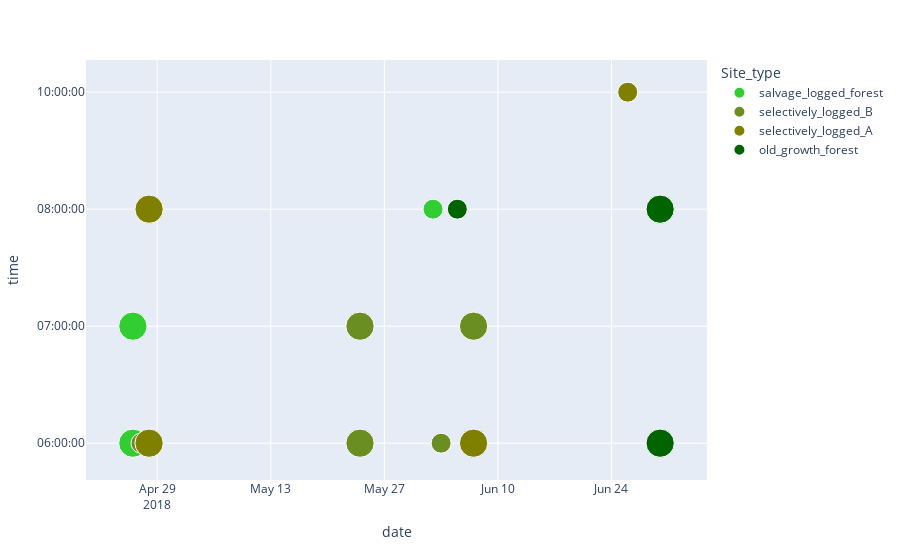

The code cell stored with this chart in its notebook:
### Markdown cell above
#### conclusion
- locations that have more than 1 recording on the same day (and same conditions) could be tested as control
- an avarage of acoustic complexity could be calculated for the 4 different groups / 3 different landuses from the recordings of 2018
- old_growth_forest and selectively_logged_A group could be comparead over time
- salvage_logged_forest can be compared to selevtively logged forests (similar recording dates and times)

### Code cell
df18 = df.loc[df['year'] == '2018']

# px.scatter(df18, y="time", x="date", size = 'count', color="Site", color_discrete_map = color_discrete_map, opacity = 1)
px.scatter(df18, y="time", x="date", size = 'count', color="Site_type", color_discrete_map = color_discrete_map, opacity = 1)

### Figure 1 — Plotly figure (JSON) as saved in the notebook; plotly's stock layout.template omitted (floating-point values rounded to 4 significant figures)
{"data": [{"hovertemplate": "Site_type=salvage_logged_forest<br>date=%{x}<br>time=%{y}<br>count=%{marker.size}<extra></extra>", "legendgroup": "salvage_logged_forest", "marker": {"color": "LimeGreen", "opacity": 1, "size": [2, 2, 1], "sizemode": "area", "sizeref": 0.005, "symbol": "circle"}, "mode": "markers", "name": "salvage_logged_forest", "orientation": "v", "showlegend": true, "type": "scatter", "x": ["2018-4-26", "2018-4-26", "2018-6-2"], "xaxis": "x", "y": ["06:00:00", "07:00:00", "08:00:00"], "yaxis": "y"}, {"hovertemplate": "Site_type=selectively_logged_B<br>date=%{x}<br>time=%{y}<br>count=%{marker.size}<extra></extra>", "legendgroup": "selectively_logged_B", "marker": {"color": "OliveDrab", "opacity": 1, "size": [1, 2, 2, 1, 2], "sizemode": "area", "sizeref": 0.005, "symbol": "circle"}, "mode": "markers", "name": "selectively_logged_B", "orientation": "v", "showlegend": true, "type": "scatter", "x": ["2018-4-27", "2018-5-24", "2018-5-24", "2018-6-3", "2018-6-7"], "xaxis": "x", "y": ["06:00:00", "06:00:00", "07:00:00", "06:00:00", "07:00:00"], "yaxis": "y"}, {"hovertemplate": "Site_type=selectively_logged_A<br>date=%{x}<br>time=%{y}<br>count=%{marker.size}<extra></extra>", "legendgroup": "selectively_logged_A", "marker": {"color": "Olive", "opacity": 1, "size": [2, 2, 2, 1], "sizemode": "area", "sizeref": 0.005, "symbol": "circle"}, "mode": "markers", "name": "selectively_logged_A", "orientation": "v", "showlegend": true, "type": "scatter", "x": ["2018-4-28", "2018-4-28", "2018-6-7", "2018-6-26"], "xaxis": "x", "y": ["06:00:00", "08:00:00", "06:00:00", "10:00:00"], "yaxis": "y"}, {"hovertemplate": "Site_type=old_growth_forest<br>date=%{x}<br>time=%{y}<br>count=%{marker.size}<extra></extra>", "legendgroup": "old_growth_forest", "marker": {"color": "DarkGreen", "opacity": 1, "size": [1, 2, 2], "sizemode": "area", "sizeref": 0.005, "symbol": "circle"}, "mode": "markers", "name": "old_growth_forest", "orientation": "v", "showlegend": true, "type": "scatter", "x": ["2018-6-5", "2018-6-30", "2018-6-30"], "xaxis": "x", "y": ["08:00:00", "06:00:00", "08:00:00"], "yaxis": "y"}], "layout": {"autosize": true, "legend": {"itemsizing": "constant", "title": {"text": "Site_type"}, "tracegroupgap": 0}, "margin": {"t": 60}, "xaxis": {"anchor": "y", "autorange": true, "domain": [0, 1], "range": ["2018-04-20 17:21:48.5892", "2018-07-05 06:38:11.4108"], "title": {"text": "date"}, "type": "date"}, "yaxis": {"anchor": "x", "autorange": true, "domain": [0, 1], "range": [-0.4704, 3.389], "title": {"text": "time"}, "type": "category"}}}
